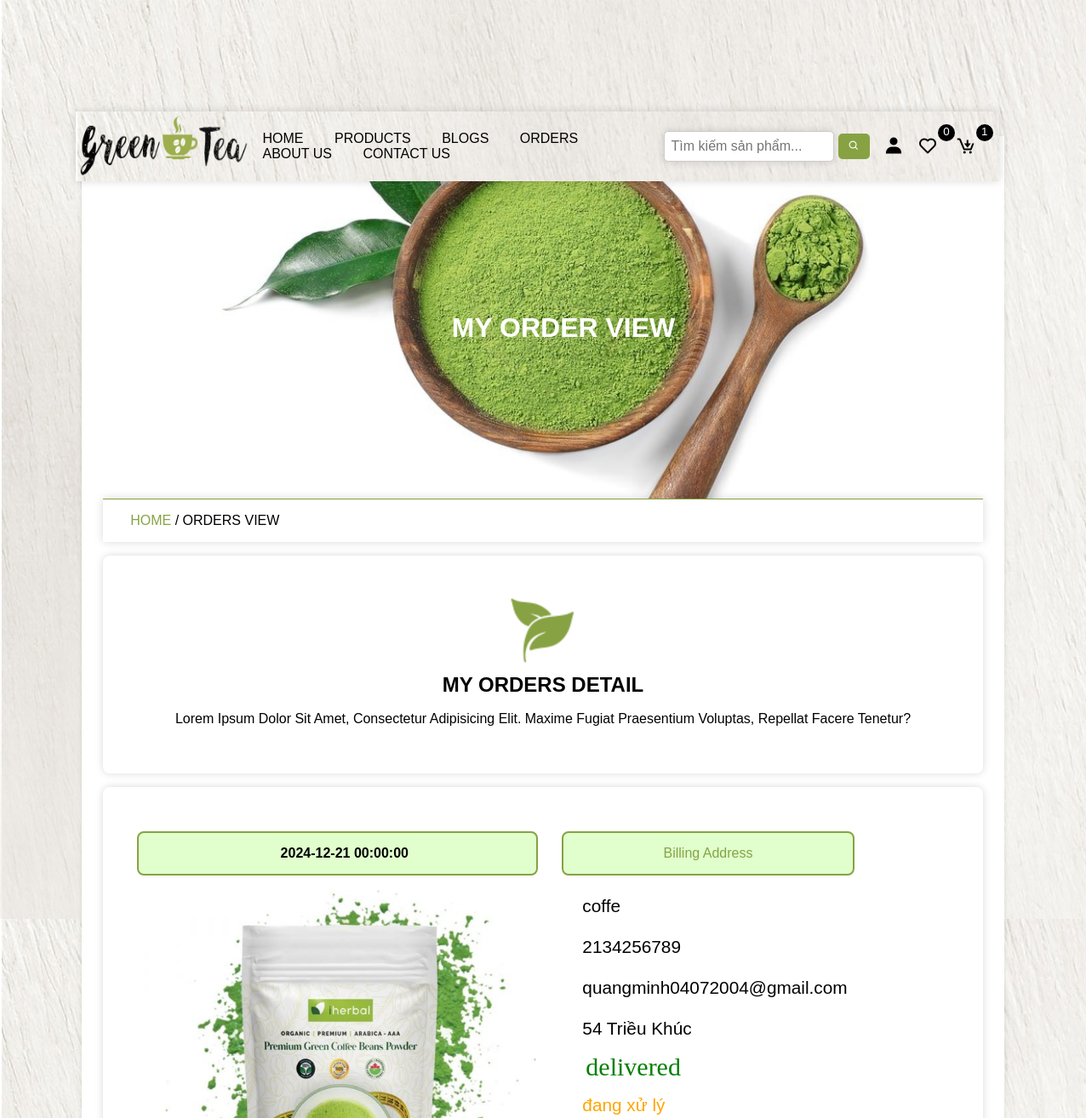
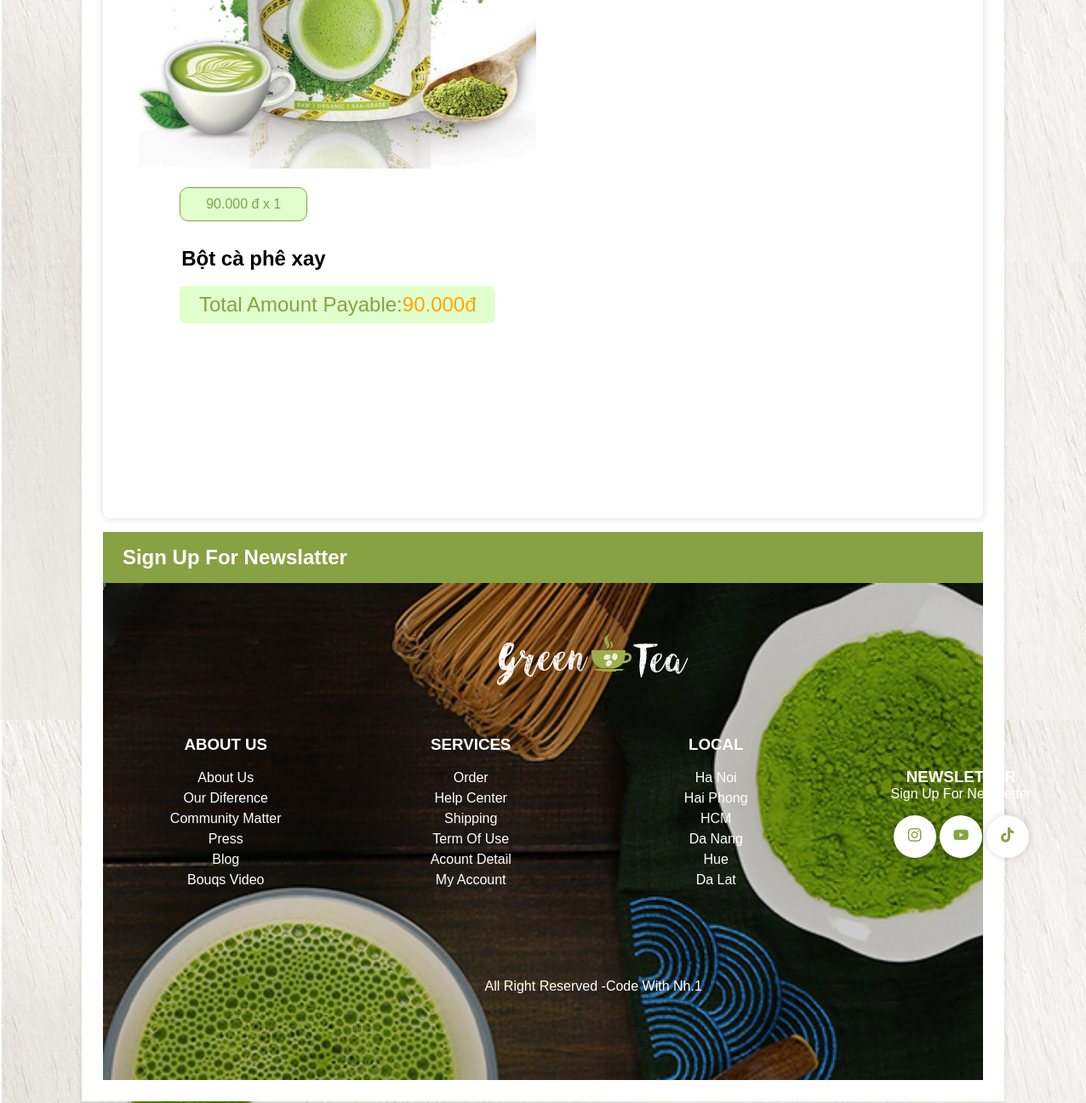
Page /view_order.php?get_id=wE7TXrikQuFDP1O9HkPW on the committed database (2 pictures, top to bottom).
### tables this page shows
CREATE TABLE `orders` (
  `id` varchar(20) NOT NULL,
  `user_id` varchar(20) NOT NULL,
  `name` varchar(100) NOT NULL,
  `number` int(20) NOT NULL,
  `email` varchar(100) NOT NULL,
  `address` varchar(255) NOT NULL,
  `address_type` varchar(10) NOT NULL,
  `method` varchar(50) NOT NULL,
  `product_id` varchar(20) NOT NULL,
  `price` int(10) NOT NULL,
  `qty` varchar(2) NOT NULL,
  `date` datetime NOT NULL,
  `status` varchar(50) NOT NULL,
  `payment_status` varchar(100) NOT NULL
);

CREATE TABLE `products` (
  `id` varchar(20) NOT NULL,
  `name` varchar(250) NOT NULL,
  `price` int(50) NOT NULL,
  `image` varchar(255) NOT NULL,
  `product_detail` varchar(1000) NOT NULL,
  `status` varchar(100) NOT NULL
);

### view_order.php (the view, shortened to what this page needs)
<?php
include 'connect.php';
if (isset($_GET["get_id"])) {
    $get_id = $_GET['get_id'];
} else {
    $get_id = '';
    header('location:order.php');
    exit;
}
?>
<!DOCTYPE html>
<html lang="en">
<head>
    <link href='https://unpkg.com/boxicons@2.1.4/css/boxicons.min.css' rel='stylesheet'>
</head>
<body>
    <?php include 'header.php'; ?>
    <div class="main">
        <div class="banner">
            <h1>My Order View</h1>
        </div>
        <div class="title2">
            <a href="home.php">Home</a><span> / Orders View</span>
        </div>
        <section class="order-detail">
            <div class="box-container">
                <div class="title">
                    <img src="img/download.png" alt="" class="logo">
                    <h1>My Orders Detail</h1>
                    <p>Lorem ipsum dolor sit amet, consectetur adipisicing elit. Maxime fugiat praesentium voluptas, repellat facere tenetur?</p>
                </div>
            </div>
            <div class="box-container">
                <?php
                $grand_total = 0;
                $select_orders = $conn->prepare("SELECT * FROM `orders` WHERE id=? LIMIT 1");
                $select_orders->execute([$get_id]);
                if ($select_orders->rowCount() > 0) {
                    while ($fetch_order = $select_orders->fetch(PDO::FETCH_ASSOC)) {
                        $select_products = $conn->prepare("SELECT * FROM `products` WHERE id=? LIMIT 1");
                        $select_products->execute([$fetch_order['product_id']]);
                        if ($select_products->rowCount() > 0) {
                            while ($fetch_product = $select_products->fetch(PDO::FETCH_ASSOC)) {
                                $sub_total = ($fetch_order['price'] * $fetch_order['qty']);
                                $grand_total += $sub_total;
                ?>
                                <div class="box">
                                    <div class="col">
                                        <p class="title" style="color: black; font-weight:700">
                                            <?= $fetch_order['date']; ?>
                                        </p>
                                        <img src="img/<?= $fetch_product['image']; ?>" alt="" class="image">
                                        <div class="detail-order ">
                                            <p class="price">
                                                <?= number_format($fetch_product['price'], 0, ',', '.') . ' đ'; ?> x <?= $fetch_order['qty']; ?>
                                            </p>
                                            <h3 class="name" style="padding:10px"><?= $fetch_product['name'] ?></h3>
                                            <p class="grand-total">
                                                Total amount payable: <span><?= number_format( $grand_total, 0, ',', '.') ; ?>đ</span>
                                            </p>
                                        </div>
                                    </div>
                                    <div class="col">
                                        <p class="title" style="width:100% ; margin-left:0 " >Billing Address</p>
                                        <p class="user"><i class="bi bi-person-bounding-box"></i> <?= $fetch_order['name'] ?> </p>
                                        <p class="user"><i class="bi bi-phone"></i> <?= $fetch_order['number'] ?> </p>
                                        <p class="user"><i class="bi bi-envelope"></i> <?= $fetch_order['email'] ?> </p>
                                        <p class="user"><i class="bi bi-pin-map-fill"></i> <?= $fetch_order['address'] ?> </p>
                                        <p class="title" style="all: initial; font-size:30px; padding:28px ;; color:
                                        <?php if ($fetch_order['status'] == 'delivered') {
                                                                            echo 'green';
                                                                        } elseif ($fetch_order['status'] == 'canceled-nv') {
                                                                            echo 'red';
                                                                        } elseif ($fetch_order['status'] == 'canceled-kh') {
                                                                            echo 'brown';
                                                                        }
                                                                         else {
                                                                            echo 'orange';
                                                                        } ?>">  <?= $fetch_order['status'] ?></p>
                                        <?php
                                        if ($fetch_order['status'] == 'canceled') { ?>
                                            <a href="checkout.php?get_id=<?= $fetch_product['id'] ?>" class="btn">Order Again</a>
                                        <?php } else { ?>
                                        <p class="user" style="color:orange;"><i class="bi bi-pin-map-fill"></i> đang xử lý </p>
                                        <?php } ?>
                                    </div>
                                </div>
                <?php
                            }
                        } else {
                            echo '<p class="empty">Product not found</p>';
                        }
                    }
                } else {
                    echo '<p class="empty">No orders placed yet!</p>';
                }
                ?>
            </div>
        </section>
        <?php include 'footer.php'; ?>
    </div>
</body>
</html>

### rows in the picture
orders: date "2024-12-21 00:00:00", qty "1", name "coffe", number "2134256789", email "quangminh04072004@gmail.com", address "54 Triều Khúc", status "delivered"
products: image (picture), price "90.000", name "Bột cà phê xay", grand_total "90.000"

### other values in the picture
$total_wishlist_items "0"
$total_cart_items "1"
